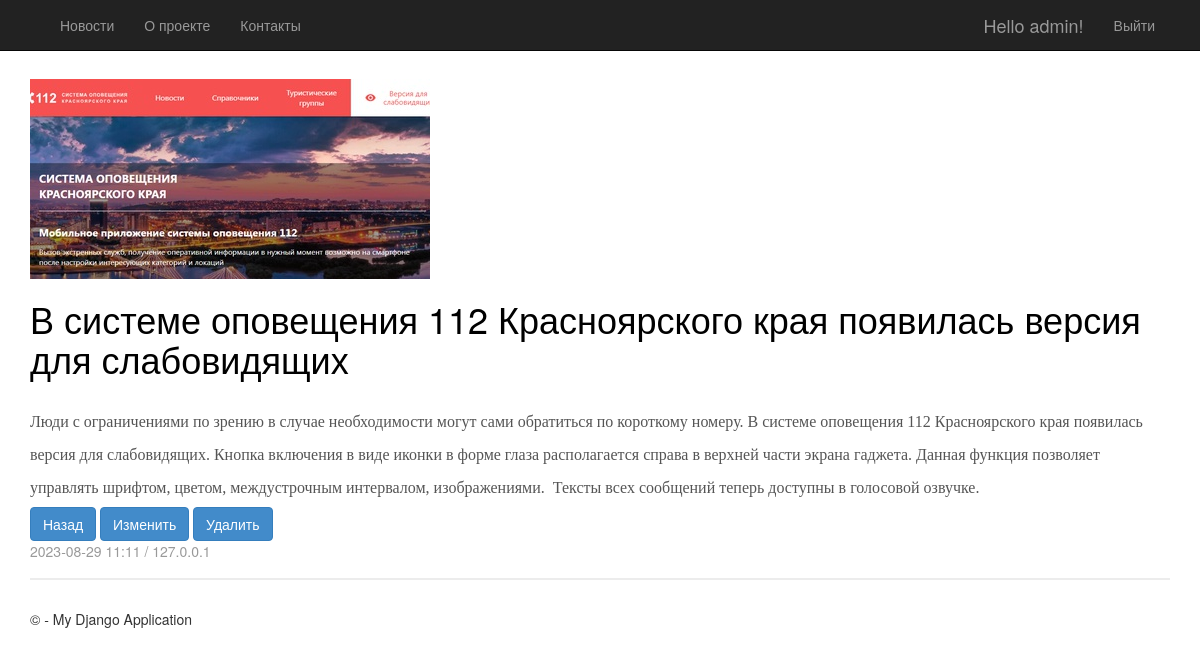
Screenshot of /3/ (signed in) with the database file from the repository.
### app_news/models.py (models this page shows, shortened)
class News(models.Model):
    title = models.CharField(max_length=200, verbose_name='Title')
    description = SummernoteTextField()
    image = models.ImageField(upload_to='static\images', blank=True)
    author = author = models.CharField(max_length=100, default='Anonymous', verbose_name='Author')
    created_at = models.DateTimeField(auto_now_add=True)
    updated_at = models.DateTimeField(auto_now=True)
    class Meta:
        db_table="News"
        verbose_name = 'News'
        verbose_name_plural = 'News'

### app_news/views.py (the view)
# urls.py: path('<int:pk>/', DetailNews.as_view(), name='detail_news'),
class DetailNews(generic.DetailView):
    model = News
    template_name = 'detail_news.html'
    context_object_name = 'item'
    def get_context_data(self, **kwargs):
        context = super().get_context_data(**kwargs)
        return context

### app_news/templates/detail_news.html (shortened to what this page needs)
{% extends "layout.html" %}
{% load static %}
{% block content %}
    <div class="news mb-3">
        <div class="card-body">
            <div class="media">
                {% if item.image %}
                <img class="mr-3" src="{{ item.image.url }}" alt="">
                {% else %}
                <img class="mr-3" src="{% static 'images/common.png' %}" alt="">
                {% endif %}
                <div class="media-body">
                    <h1 class="card-title">{{ item.title }}</h1>
                    <h2 class="card-text">{{ item.description|safe }}</h2>
                    <a href="/" class="btn btn-primary">Назад</a>
                    <a href="{% url 'update_news' item.pk %}" class="btn btn-primary">Изменить</a>
                    <a href="{% url 'delete_news' item.pk %}" class="btn btn-primary">Удалить</a>
                </div>
            </div>
        </div>
        <div class="card-footer text-muted">
            {{ item.created_at|date:"Y-m-d H:i" }} / {{ item.author }}
        </div>
    </div>
{% endblock %}

### app_news/templates/loginpartial.html (shortened to what this page needs)
{% if user.is_authenticated %}
<form id="logoutForm" action="/logout/" method="post" class="navbar-right">
    <ul class="nav navbar-nav navbar-right">
        <li><span class="navbar-brand">Hello {{ user.username }}!</span></li>
        <li><a href="javascript:document.getElementById('logoutForm').submit()">Выйти</a></li>
    </ul>
</form>
{% else %}
<ul class="nav navbar-nav navbar-right">
    <li><a href="{% url 'login' %}">Войти</a></li>
</ul>
{% endif %}

### static/app/content/site.css (style rules this page uses)
body { padding-top: 50px; padding-bottom: 20px; }
.news { float: left; color: #000 !important; text-decoration: none; width: 100%; padding-bottom: 17px; border-bottom: 2px solid #ececec; margin-top: 29px; margin-bottom: 29px; }

### rows the page displays
News: image (picture), title "В системе оповещения 112 Красноярского края появилась версия для слабовидящих", description "Люди с ограничениями по зрению в случае необходимости могут сами обратиться по короткому номеру. В системе оповещения 112 Красноярского края появилась версия для слабовидящих. Кнопка включения в виде иконки в форме глаза располагается справа в верхней части экрана гаджета. Данная функция позволяет управлять шрифтом, цветом, междустрочным интервалом, изображениями. Тексты всех сообщений теперь доступны в голосовой озвучке.", created_at "2023-08-29 11:11", author "127.0.0.1"

### other values shown
{{ user.username }} "admin"
